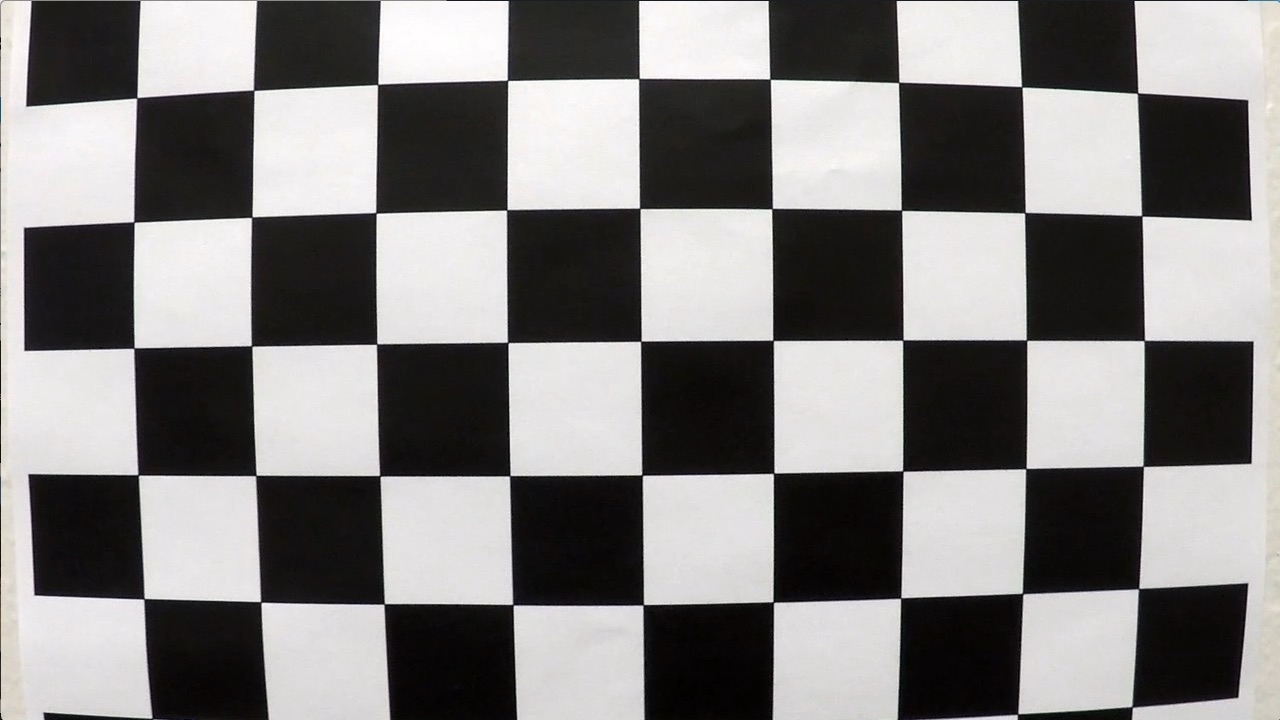
#> input picture p4/camera_cal/calibration1.jpg, 1280 x 720 px
$ python test_harness.py
#> lines starting #> are read from the running program, lines starting #| are printed output that depends on the picture; after the words box and inside, x2 and y2 are one past the last pixel; in counts of white or black regions, pixels touching at a corner belong together
### p4/utils.py
import glob

import cv2 as cv
import numpy as np

#CONSTANTS
NX = 9 #inside corners in x
NY = 6 #inside corners in y
CALIBRATION_IMAGES = glob.glob('camera_cal/calibration*.jpg')

THRESH_MIN = 20
THRESH_MAX = 100

BIN_256 = 256
HIST_RANGE_MIN = 0
HIST_RANGE_MAX = 256
MASKED_ARRAY_MIN = 0
MASKED_ARRAY_MAX = 255

YM_PER_PX = 30 / 720
XM_PER_PX = 3.7 / 700

#calibrate camera
def calibrate_camera ():

    object_points = []
    image_points = []

    for calibration_image in CALIBRATION_IMAGES:
        image = cv.imread(calibration_image)
#> image is the input picture: shape (720, 1280, 3); mean B, G, R 127.8, 128.4, 130.1
        gray = cv.cvtColor(image, cv.COLOR_BGR2GRAY)
        ret, corners = cv.findChessboardCorners(gray, (NX, NY), None)
#> ret = False; corners = None

        if ret:
            objp = np.zeros((NX * NY, 3), np.float32)
            objp[:, :2] = np.mgrid[0:NX, 0:NY].T.reshape(-1, 2)
            object_points.append(objp)
            image_points.append(corners)

    ret, mtx, dist, rvecs, tvecs = cv.calibrateCamera(object_points, image_points, gray.shape[::-1], None, None)
#> ret = 0.644; mtx = [[1057.6, 0, 691.1], [0, 1058.6, 278], [0, 0, 1]]; dist = [[-0.322, 0.709, 0.013, 0.00946, -1.02]]; rvecs = ([0.424, -0.236, 0.0488], [-0.024, 0.4, -0.0295]); tvecs = ([-2.48, 1.1, 17.79], [-17.95, -0.401, 29.17])
    return mtx,dist


#get sobel
# [7 lines left out: function get_sobel, not called in this run]

#mask
def mask_image(image):
    sw_x = image.shape[1] * .01
    sw_y = image.shape[0]
    nw_x = int(image.shape[1] * .35)
    nw_y = int(image.shape[0] * .65)
    ne_x = int(image.shape[1] * .65)
    ne_y = int(image.shape[0] * .65)
    se_x = int(image.shape[1] + (image.shape[1] * .1))
    se_y = int(image.shape[0])


    vertices = np.array([[(sw_x, sw_y),
                          (nw_x,nw_y),
                          (ne_x,ne_y),
                          (se_x,se_y)]], dtype=np.int32)


    mask = np.zeros_like(image)
    # defining a 3 channel or 1 channel color to fill the mask with depending on the input image
    if len(image.shape) > 2:
        channel_count = image.shape[2]  # i.e. 3 or 4 depending on your image
        ignore_mask_color = (255,) * channel_count
    else:
        ignore_mask_color = 255

    # filling pixels inside the polygon defined by "vertices" with the fill color
    cv.fillPoly(mask, vertices, ignore_mask_color)

    # returning the image only where mask pixels are nonzero
    masked_image = cv.bitwise_and(image, mask)
    return masked_image

# [70 lines left out: functions increase_contrast, get_threshold, source, destination, calculate_curves, get_center_calc, not called in this run]

# [18 lines of commented-out code are left out]

### p4/test_harness.py
import utils
import cv2 as cv
import matplotlib.pyplot as plt
import matplotlib.image as mpimage


cam_mtx, cam_dist = utils.calibrate_camera()
#> cam_mtx = [[1057.6, 0, 691.1], [0, 1058.6, 278], [0, 0, 1]]; cam_dist = [[-0.322, 0.709, 0.013, 0.00946, -1.02]]
image = cv.imread('test_images/test1.jpg')
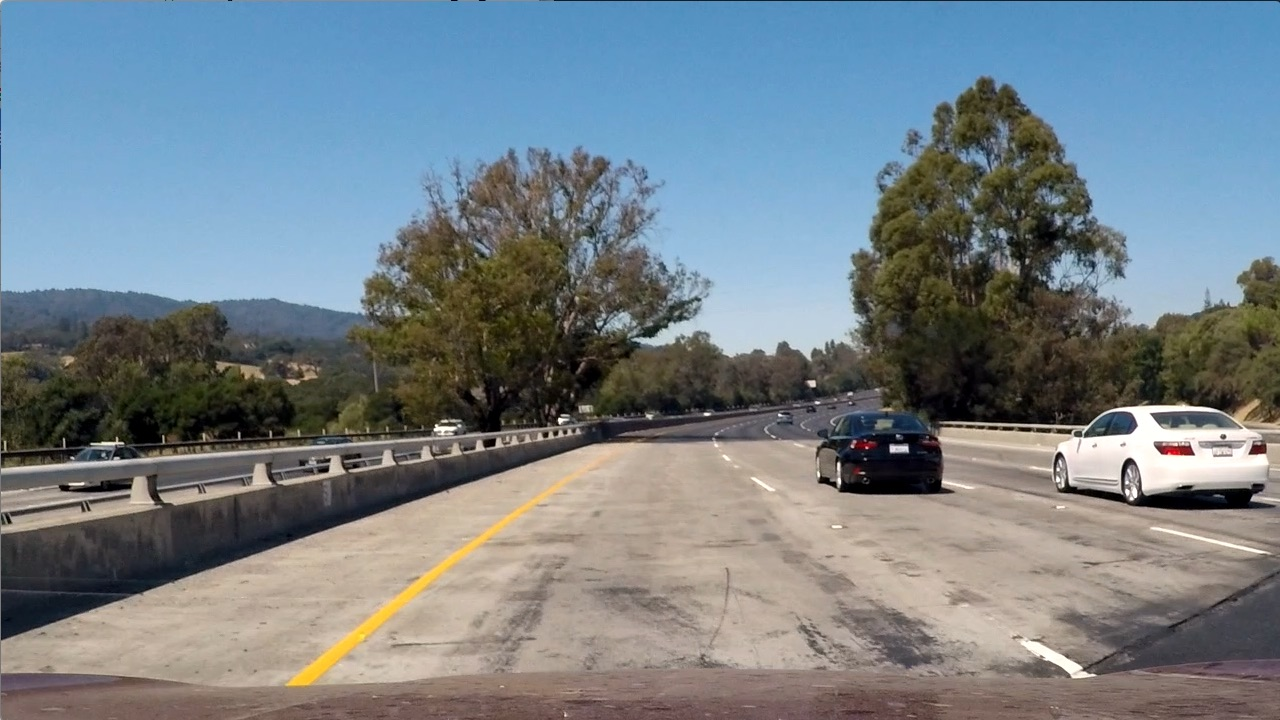
#> input picture p4/test_images/test1.jpg, 1280 x 720 px
#> image is the input picture: shape (720, 1280, 3); mean B, G, R 135.5, 128.7, 117.5
masked_image = utils.mask_image(image)
#> in mask_image, `cv.fillPoly(mask, vertices, ignore_mask_color)`:
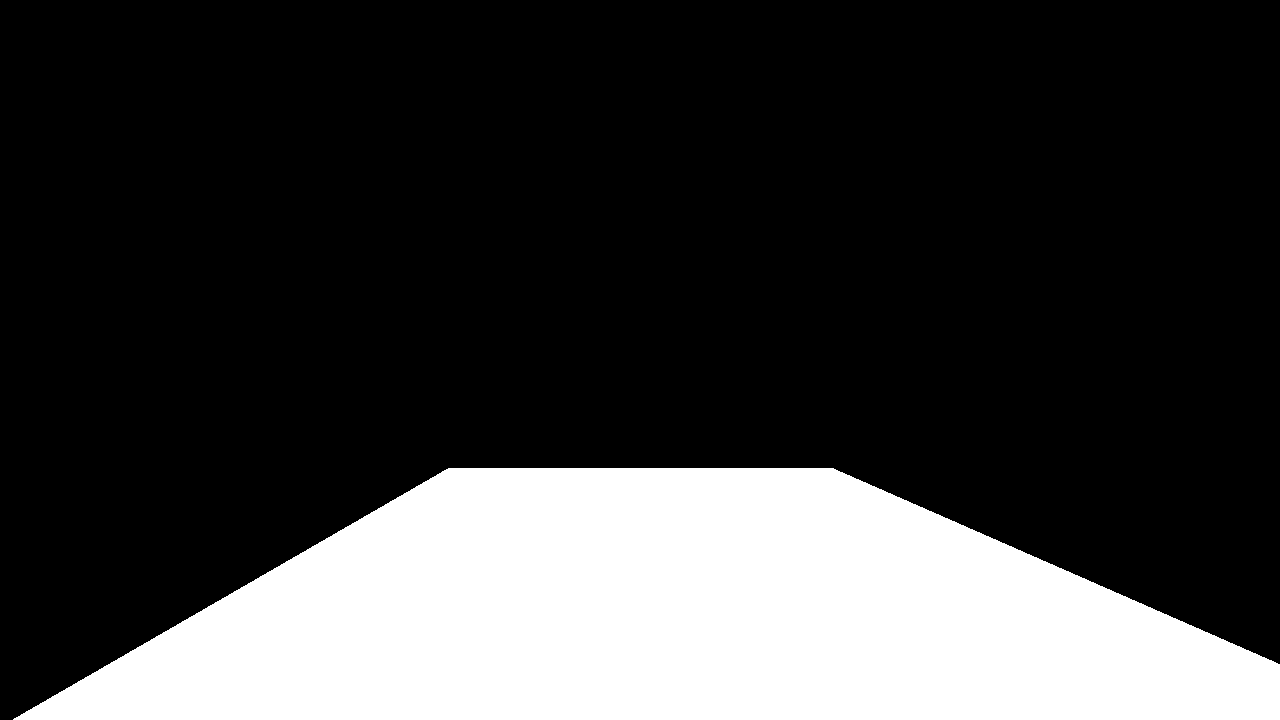
#> mask: shape (720, 1280, 3); 23.9% white; 1 white region, box (x1, y1, x2, y2) and area: (13, 468, 1280, 720) 220662
#> in mask_image, `masked_image = cv.bitwise_and(image, mask)`:
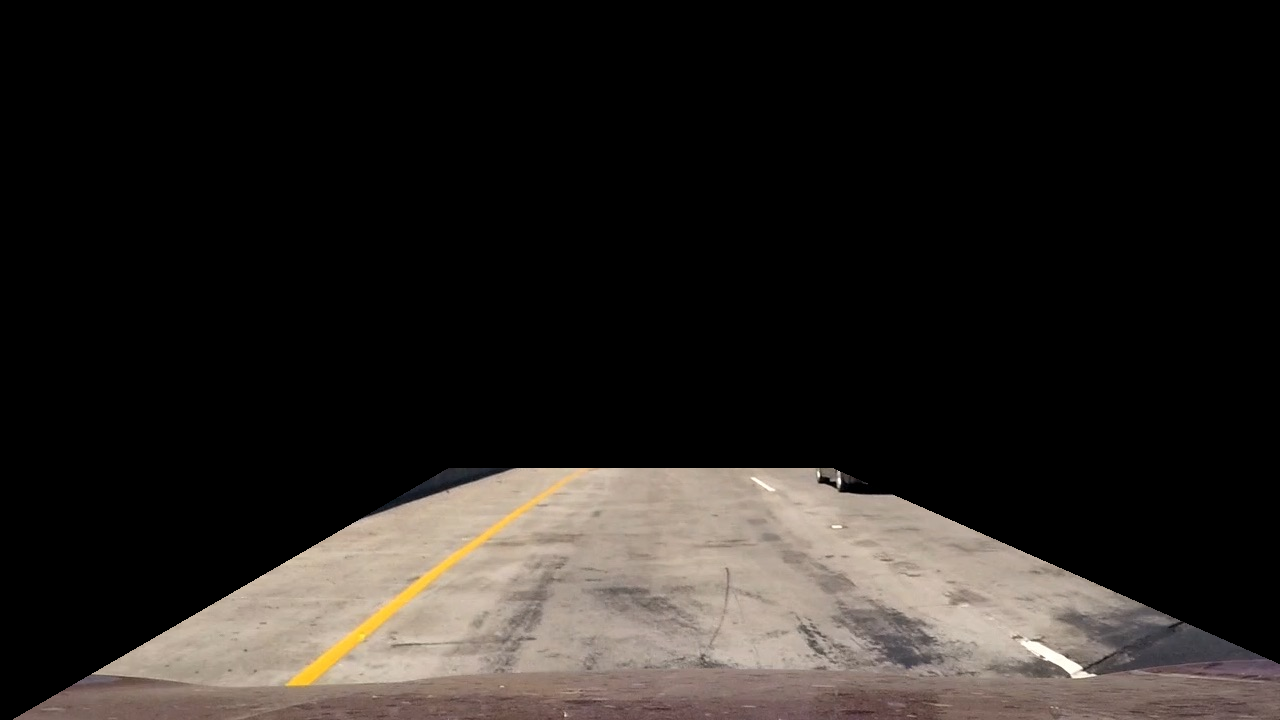
#> masked_image: shape (720, 1280, 3); mean B, G, R 31.7, 34.9, 39
# [5 lines of commented-out code are left out]

plt.subplot(1, 2, 2)
plt.imshow(masked_image)
plt.xlabel('warped Image')
plt.show(block=True)
